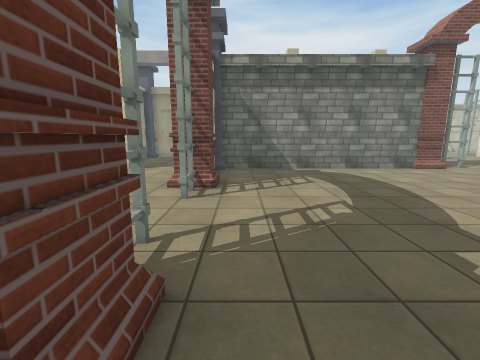
[1] (above)

24 first-person views from a walk through a 3-D level made in the Unity game engine. The camera is 1.5 m above the floor, tilts 10° down and sees 90° across. The floor is counted in squares, 1 m on a side. Each view is taken from the middle of a square. On the plan, view 1 faces up. The plan holds only what a view shows up to about 13 squares ahead; the rest is blank. The place goes on beyond the plan. Door leaves are left out, so doorways stand open. Surface patterns are stand-ins for the level's own textures.

[2]
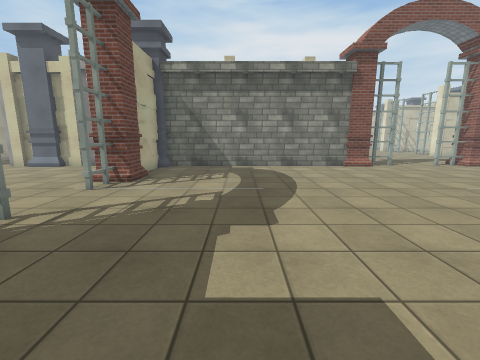

[3]
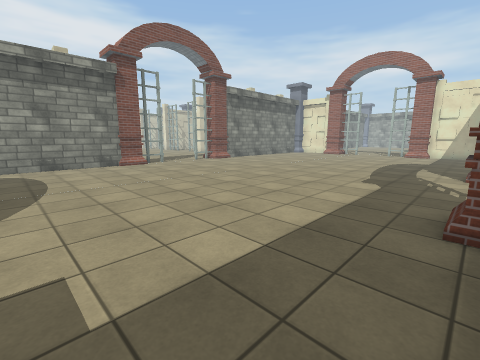

[4]
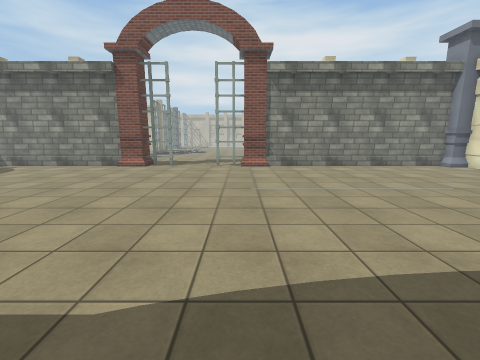

[5]
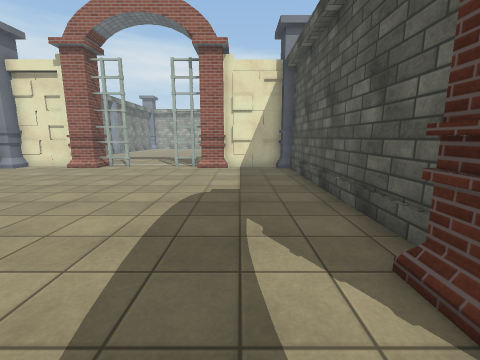

[6]
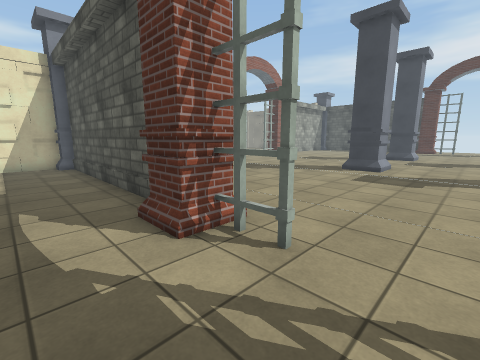

[7]
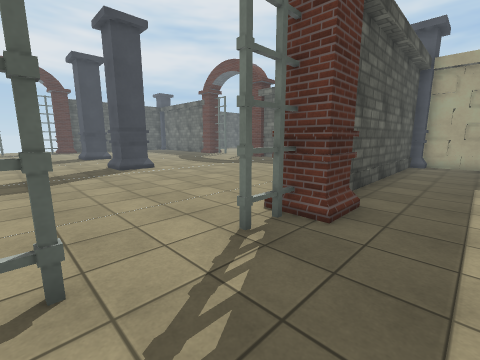

[8]
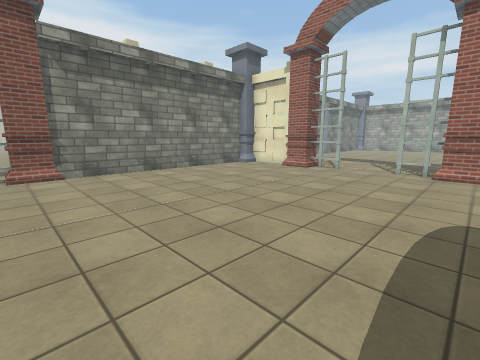

[9]
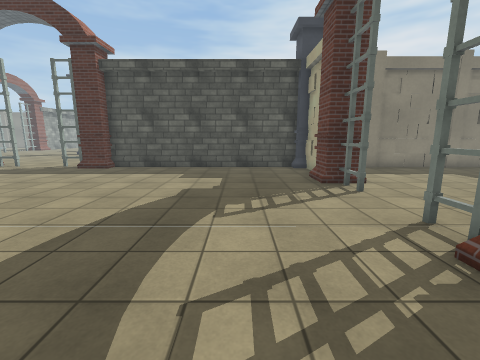

[10]
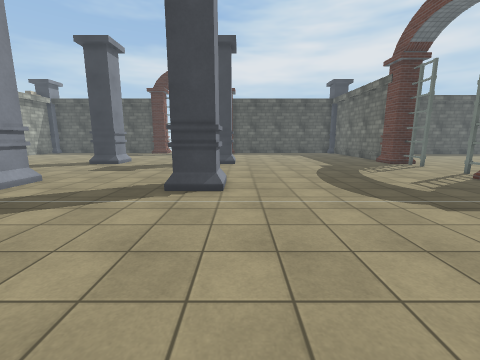

[11]
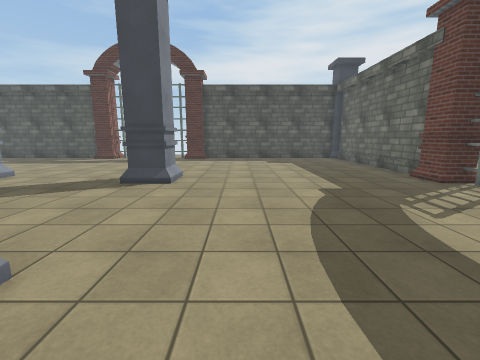

[12]
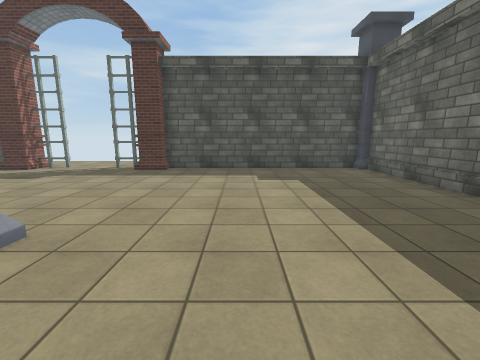

[13]
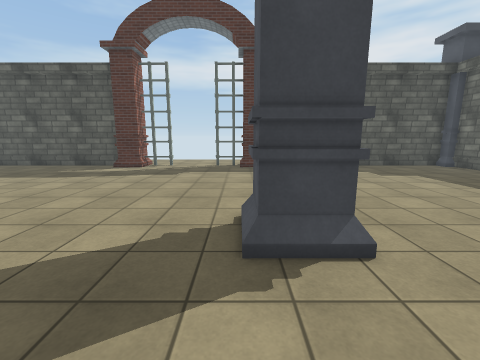

[14]
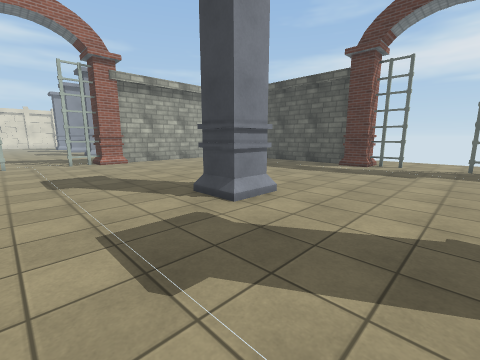

[15]
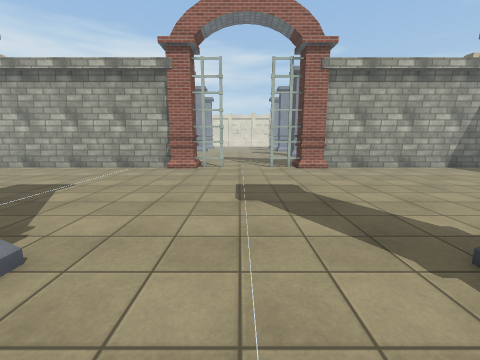

[16]
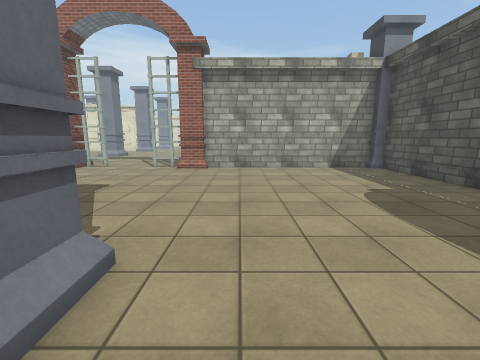

[17]
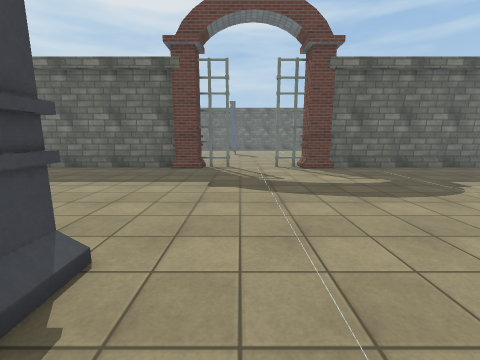

[18]
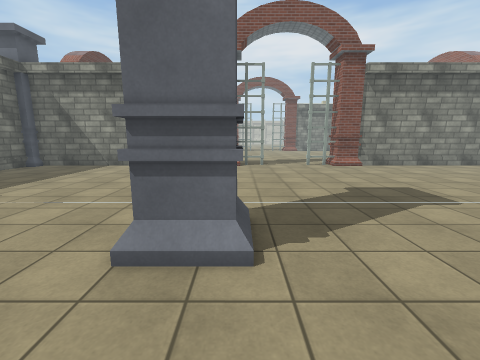

[19]
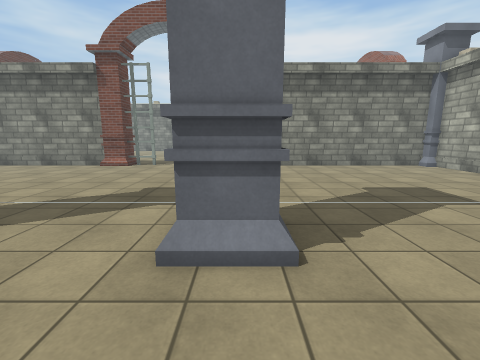

[20]
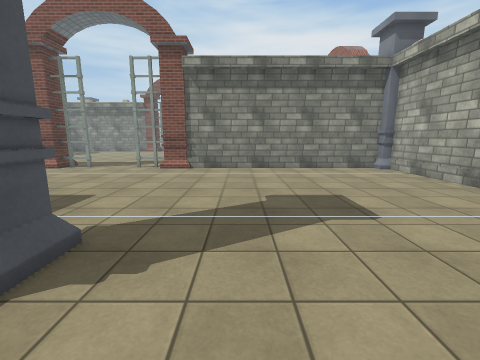

[21]
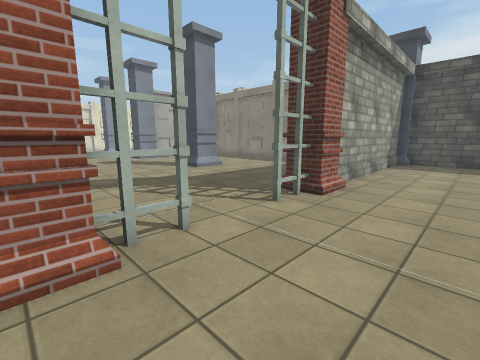

[22]
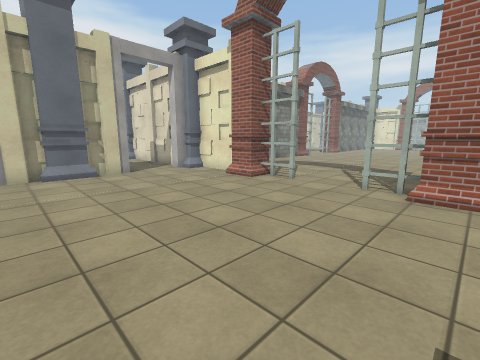

[23]
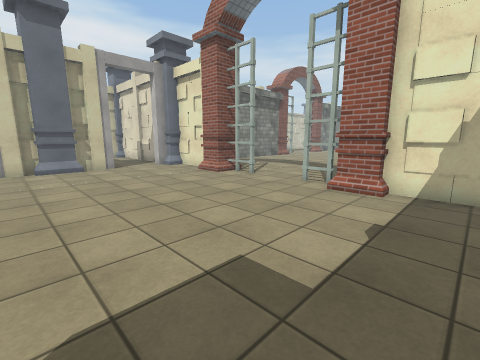

[24]
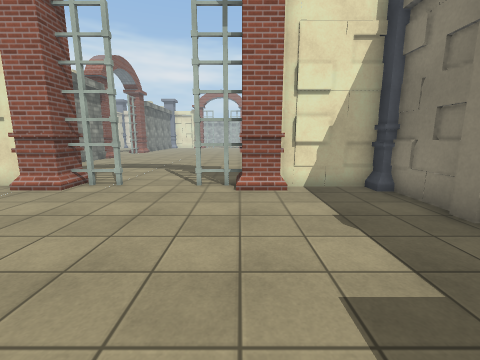

### Floor plan
Key: @ floor where view 1 was taken; # wall or solid block; . floor; D open door; T thing the floor can be seen under or through; O other object.
Columns run from 9 left of view 1 to 27 right of it. Each row starts with its distance up from view 1.
 13  O   ..                 #          O
 12 D#O#DDDO#############..##############
 11 .......O#..........................O#
 10 ........#...........................#
  9 ........#...........................#
  8 .......##..........................##
  7 .......##..........................##
  6 ........#...........................D
  5 ...................................DD
  4 ...................................DD
  3 ........T...........................#
  2 .......TT..........................##
  1 .......##..........................##
  0  ......##@..........................#
 -1 ........#...........................#
 -2 #......OO.........##....##.........O#
 -3 ####### O############DD############OO
 -4         #...........................#
 -5         #...........................#
 -6         #...........................#
 -7         #...........................#
 -8         #...........................#
 -9         #...........................#
-10         #...........................#
-11         #...........................#
-12         #.........OO....OO..........#
-13         #.........OO....OO.........##
-14        ##..........................##
-15        #...........................#.
-16       .D...........................D.
-17      ..D...........................D.
-18      ..#...........................#.
-19        ##.........OO....OO.........##
-20         #.........OO....OO.........##
-21         #...........................#
-22         #...........................#
-23         #...........................#
-24         #...........................#
-25         #...........................#
-26         #...........................#
-27         #...........................#
-28         #...........................#
-29         #############DD############OO

Positions as (right, up) in squares from view 1, and headings:
1: (0, 0), facing up
2: (3, -1), facing up
3: (4, -2), facing up-right
4: (15, -1), facing up
5: (14, 0), facing right
6: (12, 0), facing down-right
7: (14, 0), facing down-left
8: (15, 1), facing up-right
9: (2, 10), facing down
10: (8, -5), facing down
11: (6, -11), facing down
12: (5, -17), facing down
13: (10, -16), facing down
14: (11, -15), facing down-right
15: (14, -16), facing right
16: (14, -22), facing right
17: (11, -17), facing left
18: (10, -16), facing up
19: (16, -16), facing up
20: (19, -15), facing up
21: (23, -13), facing down-right
22: (-9, 1), facing up-right
23: (-9, -1), facing up-right
24: (-9, 2), facing right
